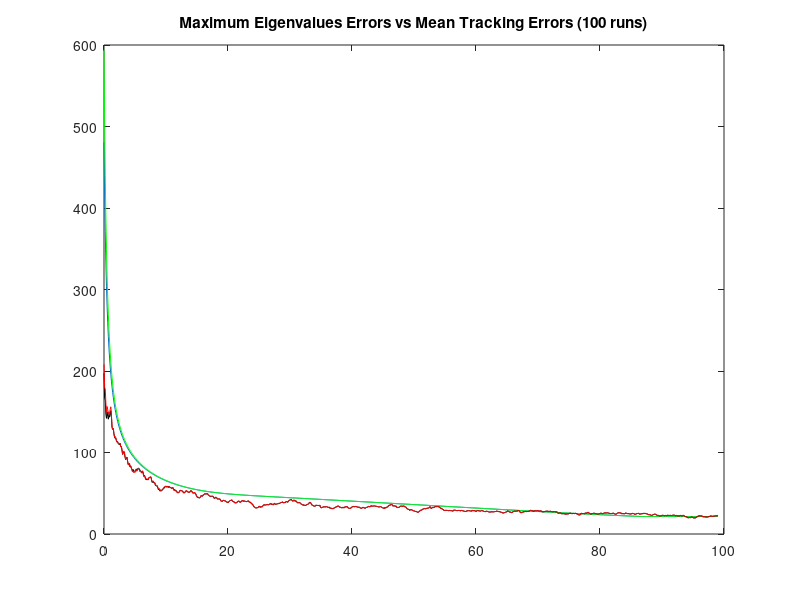

Write the MATLAB code that produced this figure.
% EC 3310 Computer Assignment #3 Part2
% Alessio Grompone 02/03/2013
% Kalman Filter with plant noise
clear all
%DATA
nloops=100;

delta=0.1;    %sample time
nsamples=1000; %number of samples

q2=10; %plant noise square

S1p=[0;0];      %Sensor 1 position
sigma1r=100;   %standard deviation sensor 1 range
sigma1b=1*pi/180;   %standard deviation sensor 1 bearing
S1v=diag([sigma1r^2;sigma1b^2]);  %covariance
S1=[sigma1r;sigma1b];

%Inital Conditions

xo=-6000;
yo=20000;
Vxo=100;
Vyo=-173.2051;
%State Vector
xi=[xo;Vxo;yo;Vyo];

%Transition Matrix
F=[1,delta,0,0;0,1,0,0;0,0,1,delta;0,0,0,1];

%Measurement Matrix
H=[1,0,0,0;
    0,0,1,0];
% %SWAG initialization
xos=0;
yos=10000;
Vxos=0;
Vyos=-500*2/3.6;
xo_k=[xos;Vxos;yos;Vyos];
Po_k=(10^10)*eye(4);

%Kalman Filter Parameters

Qk=(q2)*[(delta^3)/3,(delta^2)/2,0,0;
    (delta^2)/2,delta,0,0;
    0,0,(delta^3)/3,(delta^2)/2;
    0,0,(delta^2)/2,delta];

for kk=1:nloops,
%initialize Matixes
zout=[];   %measurements output
posout=[]; %true target position
error=[];  %distance errors
polar=[];
x=xi;
Xk_kS=xo_k;
Pk_kS=Po_k;
Pest=[];
Perror=[];
PestS=[];
PerrorS=[];
MaxEigs=[];

for ii=1:nsamples,
    
    ztrue=H*x;
    posout=[posout,ztrue];
    
    %% SENSOR 1
   
    range=sqrt((ztrue-S1p)'*(ztrue-S1p));
    bearing=atan2(ztrue(2)-S1p(2),ztrue(1)-S1p(1));
    polar=[range;bearing];    
    rrr=randn(size(S1));
    z=polar+rrr.*S1;%has measurements adding random error
    xpol=z(1)*cos(z(2));
    ypol=z(1)*sin(z(2));
    cartesian=[xpol;ypol]+S1p;  %cartesian coordinates
    
    %collects the real position values in one matrix
    zout=[zout,cartesian];  %collects the measurement values in one matrix
    ztilde=ztrue-(cartesian); %error between real position and measured position
    error=[error,sqrt(ztilde'*ztilde)];%collects error values
   
   
    
%Estimating covarinace in cartesian  
Fx=[cos(z(2)), -z(1)*sin(z(2));
       sin(z(2)), z(1)*cos(z(2))];  

Rk1=Fx*S1v*Fx';

%%%%%%%%%%%%%%%%%%%%%%%%%%%%%
% %SWAG FILTER    
if ii ==1
    Xk1_kS = xo_k;
    Pk1_kS = Po_k;
end
% %measurement Ztilda an K
Ztk1S=cartesian-H*Xk1_kS; 
Kk1S=Pk1_kS*H'*inv(H*Pk1_kS*H'+Rk1); 

% %correction
Xk1_k1S=Xk1_kS+Kk1S*(Ztk1S);
Pk1_k1S=(eye(4)-Kk1S*H)*Pk1_kS*(eye(4)-Kk1S*H)'+Kk1S*Rk1*Kk1S';

%Reset estimate & cov for the next cycle
Xk_kS = Xk1_k1S;
Pk_kS = Pk1_k1S;


PestoutS=H*Xk_kS;
PestS=[PestS,PestoutS];
PtildeS=ztrue-PestoutS; %error between real position and measured position
PerrorS=[PerrorS,sqrt(PtildeS'*PtildeS)];%collects error values

MaxEigS=sqrt(eigs(Pk_kS,1));

if ii<11
MaxEigsS=[MaxEigS];
Perror2S=[sqrt(PtildeS'*PtildeS)];
else
MaxEigsS=[MaxEigsS;MaxEigS]; 
Perror2S=[Perror2S,sqrt(PtildeS'*PtildeS)];
end
%measurement Initialized FILTER

M=[1 0 0 0;1/delta 0 -1/delta 0; 0 1 0 0; 0 1/delta 0 -1/delta];  

%momorization of first two measurements and R
if ii==1
    z1=cartesian;
    z2=cartesian;
    Rk11=Rk1;
    Rk12=Rk1;
    
elseif ii==2
    z1=z1;
    z2=cartesian;
    Rk11=Rk11;
    Rk12=Rk1;
else
    z1=z1;
    z2=z2;
    Rk11=Rk11;
    Rk12=Rk12;
end

%stop filter for the first two measurements
if ii<3
Pest=[];
Ptilde=0;
Perror=[];
MaxEig=0;
Xk_k=[0;0;0;0];
Pk_k=eye(4,4);

else
%Initailization
if ii==3
Xk1_k=[1 0 0 0; 1/delta 0 -1/delta 0; 0 1 0 0; 0 1/delta 0 -1/delta]*[z2;z1];

Pk1_k=M*[Rk12 zeros(2,2); zeros(2,2) Rk11+H*inv(F)*Qk*(inv(F))'*H']*M';
end

Ztk1=cartesian-H*Xk1_k; 
Kk1=Pk1_k*H'*inv(H*Pk1_k*H' + Rk1); 

%correction
Xk1_k1=Xk1_k + Kk1*(Ztk1);
Pk1_k1=(eye(4)-Kk1*H)*Pk1_k*(eye(4)-Kk1*H)' + Kk1*Rk1*Kk1';

%Reset estimate & cov for the next cycle
Xk_k = Xk1_k1;
Pk_k = Pk1_k1;

%prediction
x=F*x;
Xk1_k=F*Xk_k;
Pk1_k=F*Pk_k*F' + Qk;
Xk1_kS=F*Xk_kS;
Pk1_kS=F*Pk_kS*F'+Qk;

%Position Estimates and Errors from the filter
Pestout=H*Xk_k;
Pest=[Pest,Pestout];
Ptilde=ztrue-Pestout; %error between real position and measured position
Perror=[Perror,sqrt(Ptilde'*Ptilde)];%collects error values

MaxEig=sqrt(eigs(Pk_k,1));

if ii<11
MaxEigs=[MaxEig];
Perror2=[sqrt(Ptilde'*Ptilde)];
else
MaxEigs=[MaxEigs;MaxEig]; 
Perror2=[Perror2,sqrt(Ptilde'*Ptilde)];
end


end
end

if kk==1
    merror=error;
    zoutmean=zout;
    mXest=Pest;
    Pmerror=Perror;
    mMaxEigs=MaxEigs;
    Pmerror2=Perror2;
    mXestS=PestS;
    PmerrorS=PerrorS;
    mMaxEigsS=MaxEigsS;
    Pmerror2S=Perror2S;
    
else
    merror=merror+error;
    zoutmean=zoutmean+zout;  
    mXest=mXest+Pest;
    Pmerror=Pmerror+Perror;
    mMaxEigs=mMaxEigs+MaxEigs;
    Pmerror2=Pmerror2+Perror2;
    mXestS=mXestS+PestS;
    PmerrorS=PmerrorS+PerrorS;
    mMaxEigsS=mMaxEigsS+MaxEigsS;
    Pmerror2S=Pmerror2S+Perror2S;
    
end
end

merror=merror/nloops;
zoutmean=zoutmean/nloops;
mXest=mXest/nloops;
Pmerror=Pmerror/nloops;
mMaxEigs=mMaxEigs/nloops;
Pmerror2=Pmerror2/nloops;
mXestS=mXestS/nloops;
PmerrorS=PmerrorS/nloops;
mMaxEigsS=mMaxEigsS/nloops;
Pmerror2S=Pmerror2S/nloops;

%plot1 Target motion with mean noise measurements
plot(posout(1,:),posout(2,:),'-',zoutmean(1,:),zoutmean(2,:),'-');
title('Target Motion and Mean Measurement Trajectory');
pause;

%plot2 Target motion with Mean Track Trajectory
plot(posout(1,:),posout(2,:),'-',mXest(1,:),mXest(2,:),'-');
title('Target Motion and Mean Track Trajectory');
pause;

% %plot2 Target motion with Mean Track Trajectory
plot(mXestS(1,:),mXestS(2,:),'-',mXest(1,:),mXest(2,:),'-');
title('Target Motion and Mean Track Trajectory');
pause;

%Distance errors between Mean Track Trajectory and measurements
time=[1:max(size(error))]*delta-delta;
plot(time,merror,'-');
hold
time=[1:max(size(Perror))]*delta-delta;
plot(time+0.2,Pmerror,'-','Color','red');
time=[1:max(size(PerrorS))]*delta-delta;
plot(time,PmerrorS,'-','Color','green');
title('Mean Measurements Errors and Mean track position errors vs Time (100 runs)');
pause;
hold off

%Distance errors between Mean Track Trajectory and Max Eigenvalues
time=(1:max(size(MaxEigs)))*delta-delta;
plot(time,mMaxEigs,'-');
hold
plot(time,mMaxEigsS,'-','Color','green');
plot(time,Pmerror2,'-','Color','black');
plot(time,Pmerror2S,'-','Color','red');
title('Maximum Eigenvalues Errors vs Mean Tracking Errors (100 runs)');
pause;
hold off
close all
